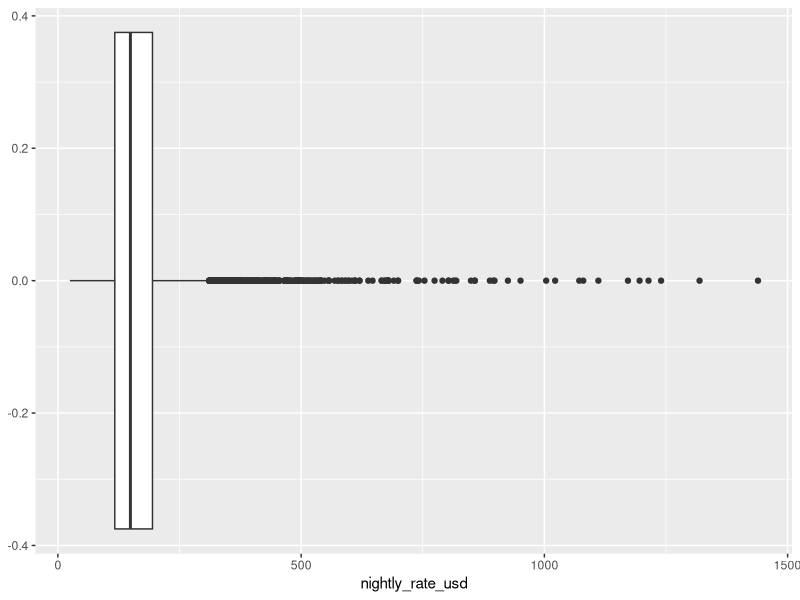
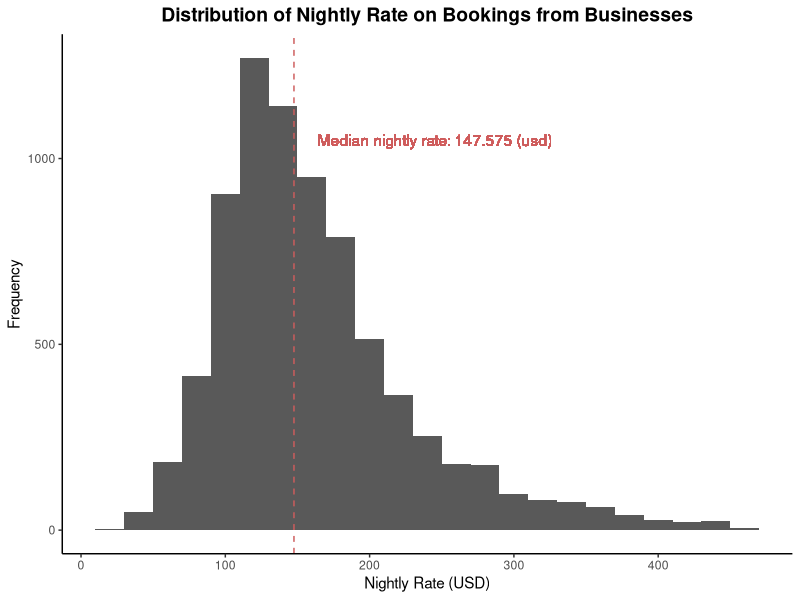
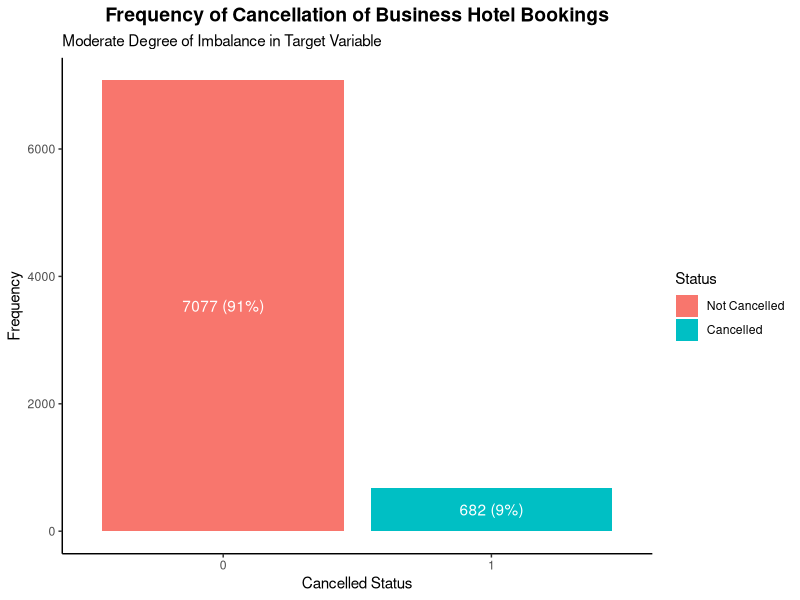

These charts were generated, in order, by the following R code:
## ---- chunk 1
knitr::opts_chunk$set(echo = TRUE)
## ---- chunk 2
library(tidyverse)
library(ggplot2)
## ---- chunk 3
booking_data <- read.csv("data/NDAQ-CHB.csv")
## ---- chunk 4
# Check for missing values
sum(is.na(booking_data))

colSums(is.na(booking_data)) %>% 
  as.data.frame() %>% 
  filter(. > 0) %>% 
  rownames_to_column() %>% 
  rename("Column with NA" = 1,
         "Count of NA" = 2)
## ---- chunk 5
# Check for empty values
colSums(booking_data == "") %>% 
  as.data.frame() %>% 
  filter(. > 0) %>% 
  rownames_to_column() %>% 
  rename("Column with EMPTY" = 1,
         "Count of EMPTY" = 2)
## ---- chunk 6
# Check for duplicate
booking_data %>% 
  filter(duplicated(reservation_id))
## ---- chunk 7
# Outlier detection
booking_data %>% 
  ggplot(aes(x = nightly_rate_usd)) +
  geom_boxplot()

# Using z-score
booking_data %>% 
  mutate(z_score = (nightly_rate_usd - mean(nightly_rate_usd)) / sd(nightly_rate_usd)) %>% 
  filter(abs(z_score) > 3)
## ---- chunk 8
# Univariate analysis - Nightly rate (USD)
booking_data %>% 
  mutate(z_score = (nightly_rate_usd - mean(nightly_rate_usd)) / sd(nightly_rate_usd)) %>% 
  # Removing outliers
  filter(abs(z_score) < 3) %>%
  # Visualization of target variable
  ggplot(aes(x = nightly_rate_usd)) +
  geom_histogram(binwidth = 20) +
  geom_vline(aes(xintercept = median(nightly_rate_usd)), color="indianred", linetype="dashed")+
  geom_text(aes(x = median(nightly_rate_usd), label = paste("Median nightly rate:", median(nightly_rate_usd), "(usd)"), y = 1050), color = "indianred", hjust= -0.1) +
  labs(x = "Nightly Rate (USD)", y = "Frequency",
       title = "Distribution of Nightly Rate on Bookings from Businesses") +
  theme_classic() +
  theme(plot.title = element_text(face = "bold", size = 14, hjust = 0.5))
## ---- chunk 9
# Univariate analysis - Cancellation
booking_data %>% 
  mutate(cancelled = ifelse(cancel_date == "",0,1) %>% as.factor()) %>% 
  ggplot(aes(x = cancelled, fill = cancelled)) +
  geom_bar() + 
  stat_count(geom = "text", colour = "white", aes(label = paste0(..count..," (",round(..count../nrow(booking_data)*100,0), "%)")),position=position_stack(vjust=0.5))+
  scale_fill_discrete(name = "Status", labels = c("Not Cancelled", "Cancelled")) +
  labs(x = "Cancelled Status", y = "Frequency",
       title = "Frequency of Cancellation of Business Hotel Bookings",
       subtitle = "Moderate Degree of Imbalance in Target Variable") +
  theme_classic() +
  theme(plot.title = element_text(face = "bold", size = 14, hjust = 0.5))
## ---- chunk 10
booking_data <- booking_data %>% 
  # Initial cleaning
  mutate(across(c(added_date, modified_date, created_date, check_in, check_out, cancel_date), as.Date)) %>% 
  mutate(start_bed_type = gsub(",", "", start_bed_type),
         start_cancel_policy = ifelse(start_cancel_policy == "6 Or More Days Before Checkin", "6 or More Days Before Checkin", start_cancel_policy)) 
## ---- chunk 11
data <- booking_data %>% 
  mutate(free_wifi = ifelse(grepl("Free Wifi", start_amenities), 1,0),
         free_breakfast = ifelse(grepl("Free Breakfast", start_amenities), 1,0),
         free_parking = ifelse(grepl("Free Breakfast", start_amenities), 1,0),
         concierge = ifelse(grepl("Concierge", start_amenities), 1,0),
         amenities = free_wifi+free_breakfast+free_parking+concierge,
         cancelled = ifelse(!is.na(cancel_date),1,0),
         cancel_after_booking = as.numeric(cancel_date - created_date),
         cancel_before_checkin = as.numeric(check_in - cancel_date),
         leadtime = as.numeric(check_in - created_date),
         checkin_month = month(check_in),
         weekday_booking = mapply(function(x,y) sum(!weekdays(seq(x, y,"days")) %in% c("Saturday", "Sunday")), check_in,check_out),
         weekdend_booking = mapply(function(x,y) sum(weekdays(seq(x, y,"days")) %in% c("Saturday", "Sunday")), check_in,check_out),
         booking_change = ifelse(added_date == modified_date, 0,1),
         ) %>% 
  # Previous cancellation per company (client)
  group_by(company_id) %>% 
  mutate(client_cancellation = sum(cancelled)) %>% 
  ungroup() %>% 
  # Previous cancellation per agency
  group_by(agency_id) %>% 
  mutate(agency_cancellation = sum(cancelled)) %>% 
  ungroup() %>% 
  # Previous cancellation per hotel
  group_by(hotel_brand_name) %>% 
  mutate(hotel_cancellation = sum(cancelled)) %>% 
  ungroup()
## ---- chunk 12

